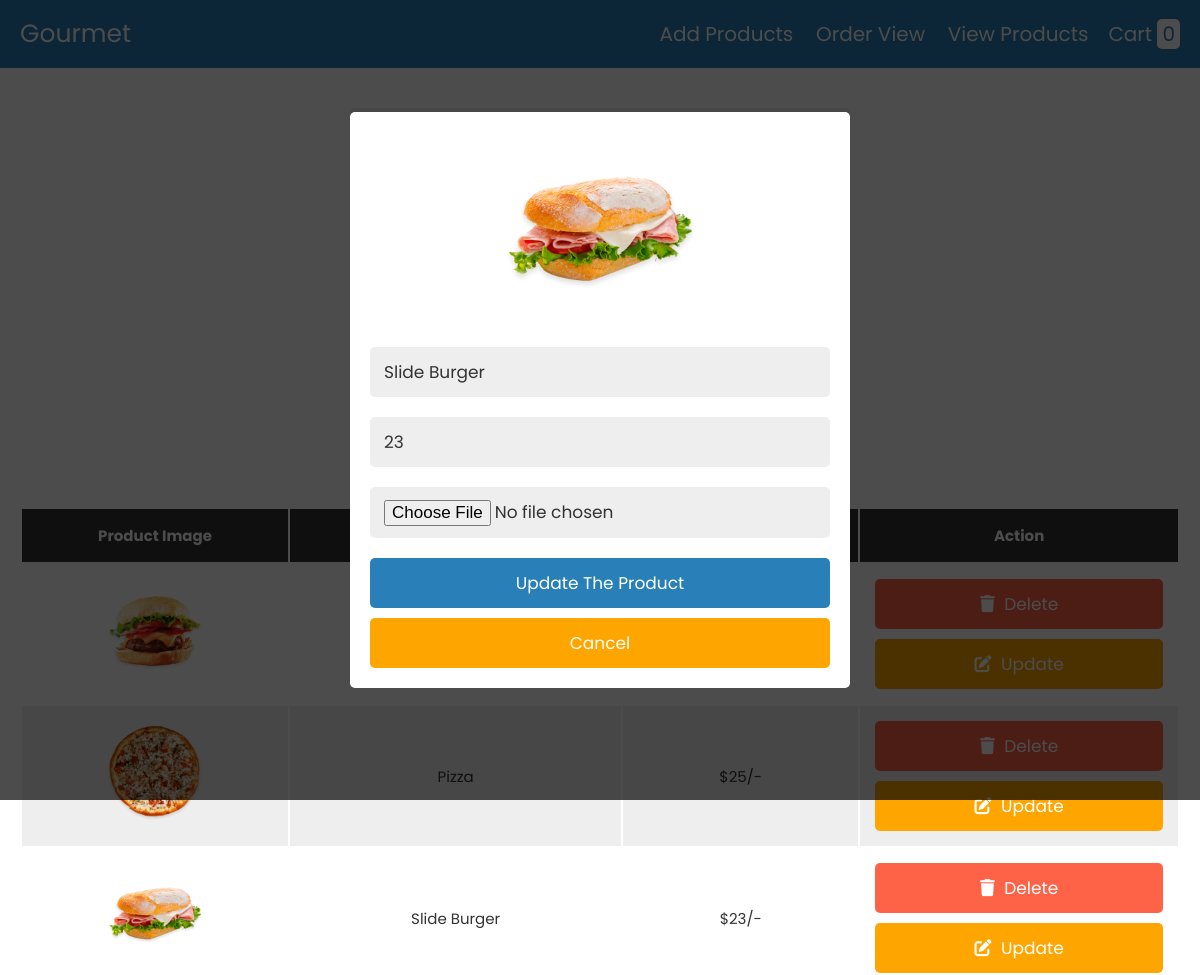
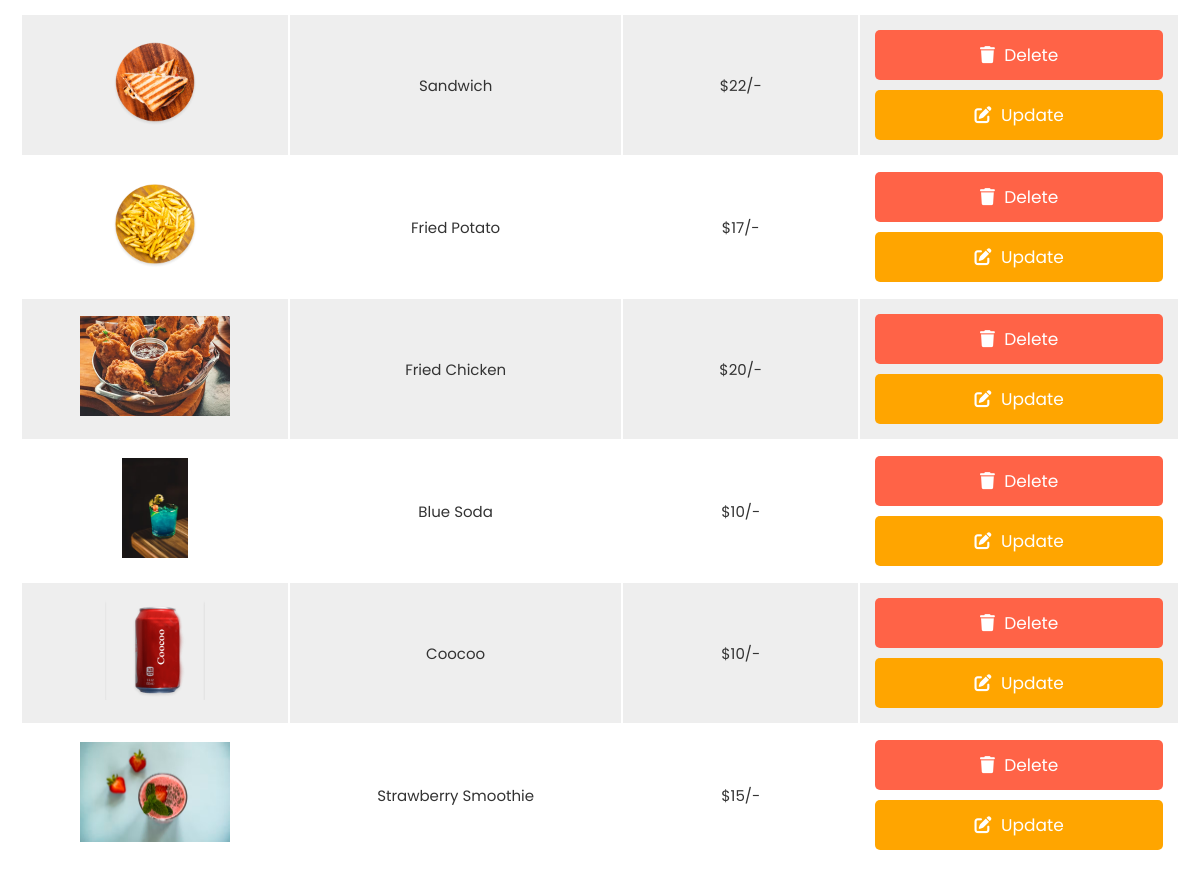
Screenshot of /index.php?edit=4 with the database file from the repository (2 pictures, top to bottom).
### tables this page shows
CREATE TABLE `products` (
  `id` int(255) NOT NULL,
  `name` varchar(255) NOT NULL,
  `price` varchar(255) NOT NULL,
  `image` varchar(255) NOT NULL
);

### index.php (the view, shortened to what this page needs)
<?php
include 'component/db.php';
?>
<!DOCTYPE html>
<html lang="en">
<head>
    <link rel="stylesheet" href="https://cdnjs.cloudflare.com/ajax/libs/font-awesome/6.5.2/css/all.min.css">
    <link rel="stylesheet" href="css/style.css">
</head>
<body>
    <?php include 'header.php'; ?>
    <div class="container">
        <section>
            <form action="" method="post" class="add-product-form" enctype="multipart/form-data">
                <h3>Add a New Product</h3>
            </form>
        </section>
        <section class="display-product-table">
            <table>
                <thead>
                    <th>Product Image</th>
                    <th>Product Name</th>
                    <th>Product Price</th>
                    <th>Action</th>
                </thead>
                <tbody>
                    <?php
                    $select_products = mysqli_query($conn, "SELECT * FROM products");
                    if (mysqli_num_rows($select_products) > 0) {
                        while ($row = mysqli_fetch_assoc($select_products)) {
                    ?>
                            <tr>
                                <td><img src="uploaded_img/<?php echo $row['image']; ?>" height="100" alt=""></td>
                                <td><?php echo $row['name']; ?></td>
                                <td>$<?php echo $row['price']; ?>/-</td>
                                <td>
                                    <a href="index.php?delete=<?php echo $row['id']; ?>" class="delete-btn" onclick="return confirm('Are you sure you want to delete this?');"><i class="fas fa-trash"></i> Delete</a>
                                    <a href="index.php?edit=<?php echo $row['id']; ?>" class="option-btn"><i class="fas fa-edit"></i> Update</a>
                                </td>
                            </tr>
                    <?php
                        }
                    } else {
                        echo "<div class='empty'>No product added</div>";
                    }
                    ?>
                </tbody>
            </table>
        </section>
        <section class="edit-form-container">
            <?php
            if (isset($_GET['edit'])) {
                $edit_id = $_GET['edit'];
                $edit_query = mysqli_query($conn, "SELECT * FROM products WHERE id = $edit_id");
                if (mysqli_num_rows($edit_query) > 0) {
                    while ($fetch_edit = mysqli_fetch_assoc($edit_query)) {
            ?>
                        <form action="" method="post" enctype="multipart/form-data">
                            <img src="uploaded_img/<?php echo $fetch_edit['image']; ?>" height="200" alt="">
                            <input type="text" class="box" required name="update_p_name" value="<?php echo $fetch_edit['name']; ?>">
                            <input type="number" min="0" class="box" required name="update_p_price" value="<?php echo $fetch_edit['price']; ?>">
                            <input type="file" class="box" name="update_p_image" accept="image/png, image/jpg, image/jpeg">
                            <input type="submit" value="Update the Product" name="update_product" class="btn">
                            <input type="reset" value="Cancel" id="close-edit" class="option-btn">
                        </form>
            <?php
                    }
                }
            }
            ?>
        </section>
    </div>
</body>
</html>

### css/style.css (style rules this page uses)
:root { --blue: #2980b9; --red: tomato; --orange: orange; --black: #333; --white: #fff; --bg-color: #eee; --dark-bg: rgba(0, 0, 0, .7); --box-shadow: 0 .5rem 1rem rgba(0, 0, 0, .1); --border: .1rem solid #999; }
* { font-family: 'Poppins', sans-serif; margin: 0; padding: 0; box-sizing: border-box; outline: none; border: none; text-decoration: none; text-transform: capitalize; }
html { font-size: 62.5%; overflow-x: hidden; }
.container { max-width: 1200px; margin: 0 auto; }
section { padding: 2rem; }
.btn, .option-btn, .delete-btn { display: block; width: 100%; text-align: center; background-color: var(--blue); color: var(--white); font-size: 1.7rem; padding: 1.2rem 3rem; border-radius: .5rem; cursor: pointer; margin-top: 1rem; }
.option-btn i, .delete-btn i { padding-right: .5rem; }
.option-btn { background-color: var(--orange); }
.delete-btn { margin-top: 0; background-color: var(--red); }
.add-product-form { max-width: 50rem; background-color: var(--bg-color); border-radius: .5rem; padding: 2rem; margin: 0 auto; margin-top: 2rem; }
.add-product-form h3 { font-size: 2.5rem; margin-bottom: 1rem; color: var(--black); text-transform: uppercase; text-align: center; }
.display-product-table table { width: 100%; text-align: center; }
.display-product-table table thead th, .admin-order-table table thead th { padding: 1.5rem; font-size: 1.5rem; background-color: var(--black); color: var(--white); }
.display-product-table table td, .admin-order-table table td { padding: 1.5rem; font-size: 1.5rem; color: var(--black); }
.display-product-table table td:first-child, .admin-order-table table td:first-child { padding: 0; }
.display-product-table table tr:nth-child(even), .admin-order-table table tr:nth-child(even) { background-color: var(--bg-color); }
.edit-form-container { position: fixed; top: 0; left: 0; z-index: 1100; background-color: var(--dark-bg); padding: 2rem; display: none; align-items: center; justify-content: center; min-height: 100vh; width: 100%; }
.edit-form-container form { width: 50rem; border-radius: .5rem; background-color: var(--white); text-align: center; padding: 2rem; }
.edit-form-container form .box { width: 100%; background-color: var(--bg-color); border-radius: .5rem; margin: 1rem 0; font-size: 1.7rem; color: var(--black); padding: 1.2rem 1.4rem; text-transform: none; }

### rows the page displays
products: image (picture)
products: image (picture), name "Pizza", price "25"
products: image (picture), name "Slide Burger", price "23", update_p_name "Slide Burger", update_p_price "23"
products: image (picture), name "Sandwich", price "22"
products: image (picture), name "Fried Potato", price "17"
products: image (picture), name "Fried Chicken", price "20"
products: image (picture), name "Blue Soda", price "10"
products: image (picture), name "Coocoo", price "10"
products: image (picture), name "Strawberry Smoothie", price "15"

### other values shown
$row_count "0"
